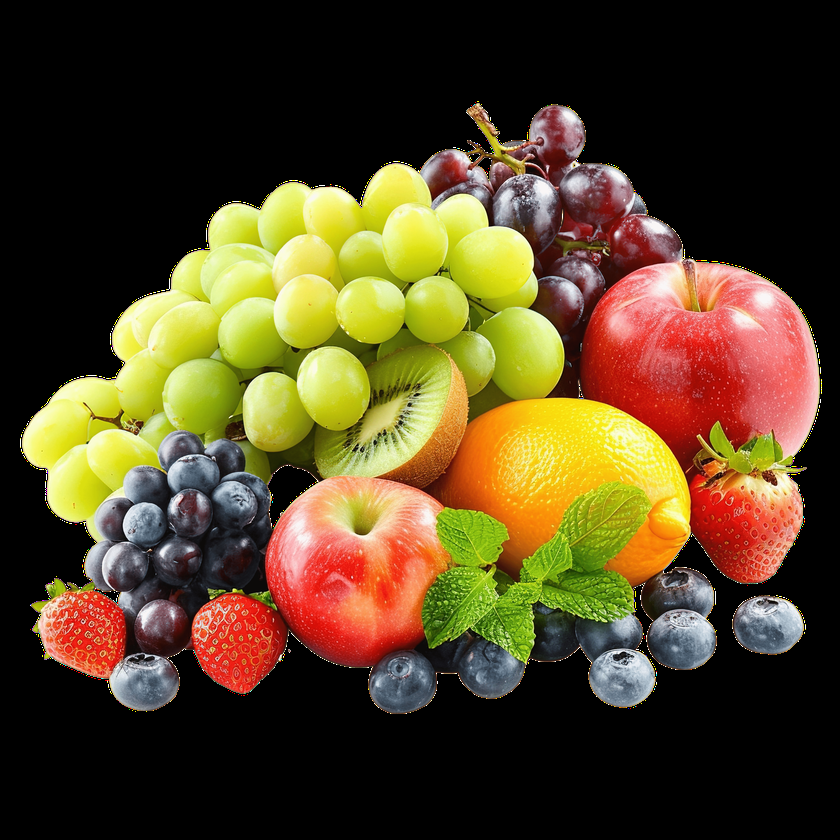
#> input picture OpenCV/fruits.png, 840 x 840 px, shrunk from 4096 x 4096 before the run, found by its file name
$ jupyter execute 'Lec 4- Playing with RGB channels.ipynb'
#> lines starting #> are read from the running program, lines starting #| are printed output that depends on the picture
[cell 1]
import cv2

img=cv2.imread('/Users/priyanshugupta/Desktop/OpenCV/fruits.png')
#> img is the input picture: shape (840, 840, 3); mean B, G, R 35.6, 67.8, 84.4
img.shape
#> Out = (840, 840, 3)

[cell 2]
img[:,:,0]=0 ## Blue channel set to 0 --> greenish color
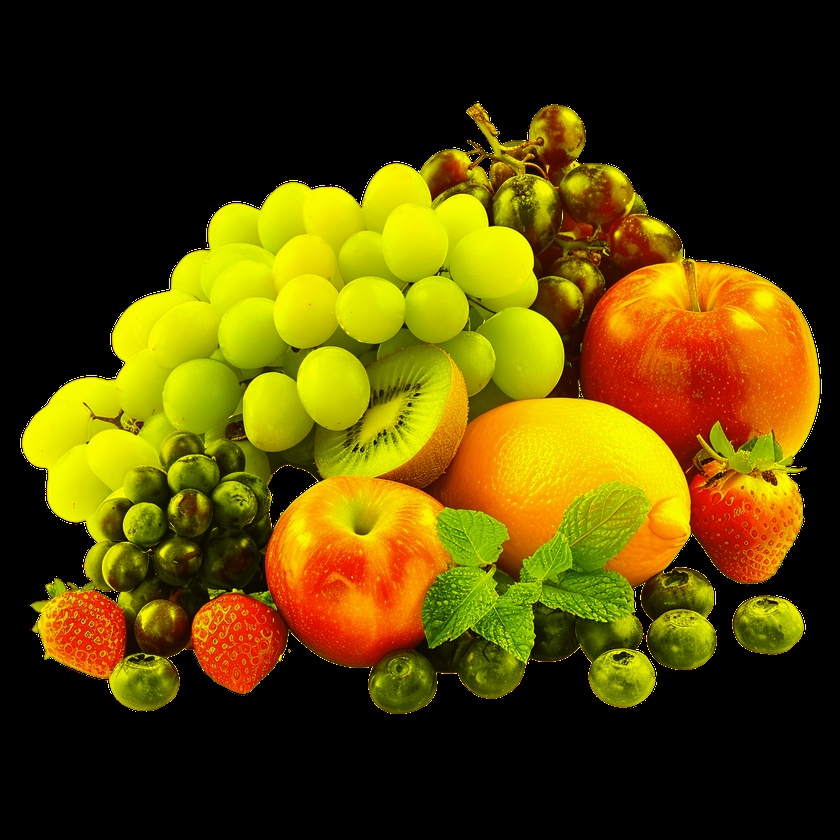
#> img: shape (840, 840, 3); mean B, G, R 0, 67.8, 84.4

[cell 3]
cv2.imshow('window',img)
cv2.waitKey(19)

[cell 4]
img=cv2.imread('/Users/priyanshugupta/Desktop/OpenCV/fruits.png')
img.shape
#> Out = (840, 840, 3)

[cell 5]
img[:,:,1]=0 ## green channel to 0 --> purplish color
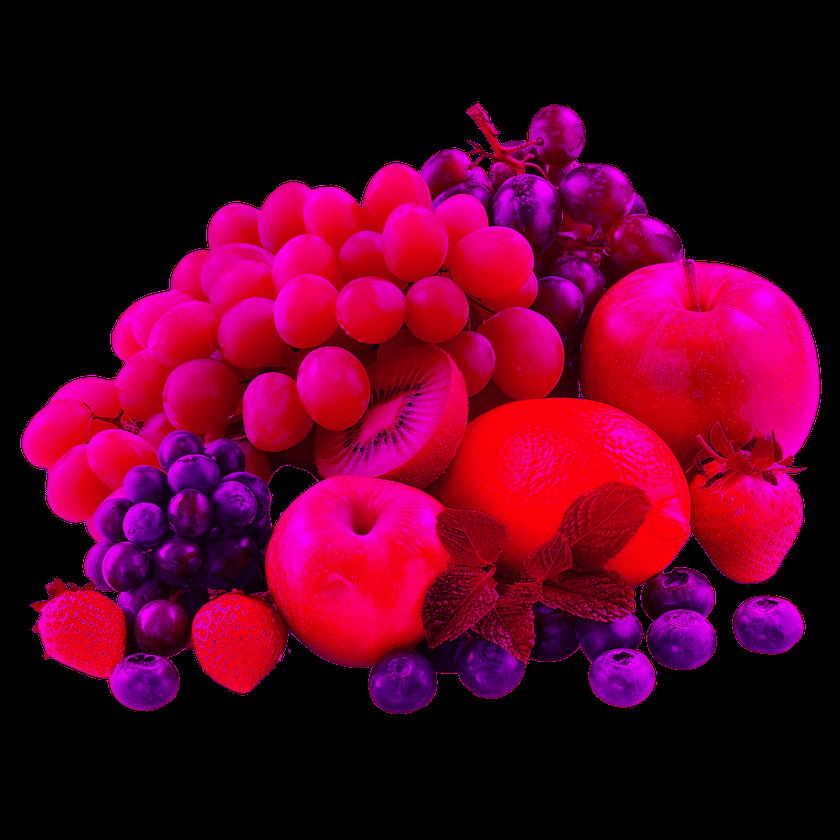
#> img: shape (840, 840, 3); mean B, G, R 35.6, 0, 84.4

[cell 6]
cv2.imshow('window',img)
cv2.waitKey(19)

[cell 7]
img=cv2.imread('/Users/priyanshugupta/Desktop/OpenCV/fruits.png')
img.shape
#> Out = (840, 840, 3)

[cell 8]
img[:,:,2]=0 ## red channel to 0 --> blue and green makes light bluish color
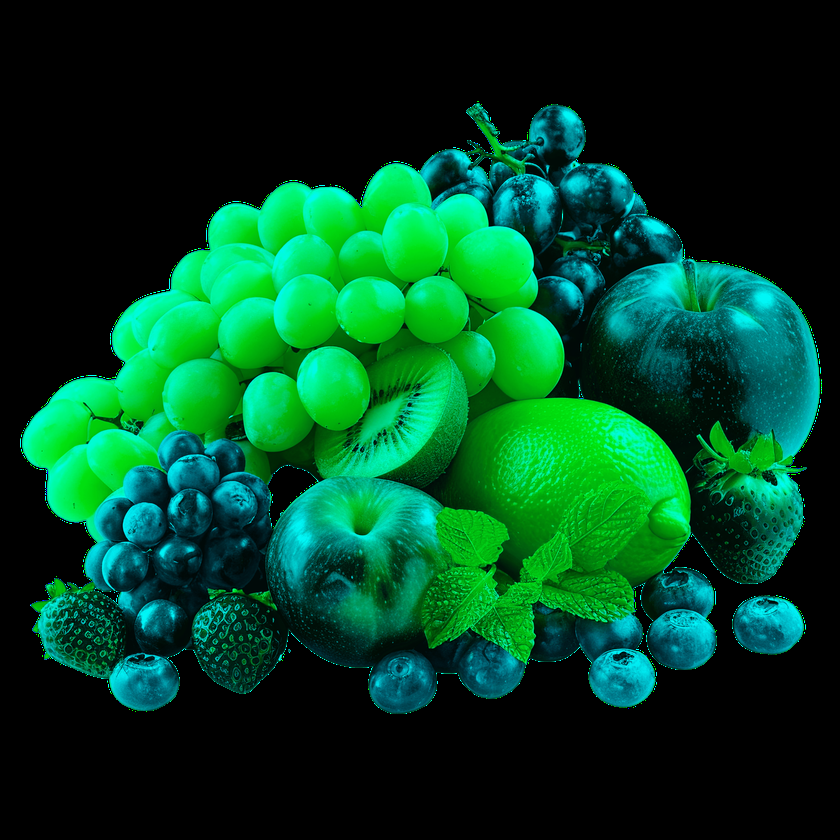
#> img: shape (840, 840, 3); mean B, G, R 35.6, 67.8, 0

[cell 9]
cv2.imshow('window',img)
cv2.waitKey(19)

[cell 10]
img=cv2.imread('/Users/priyanshugupta/Desktop/OpenCV/fruits.png')
img.shape
#> Out = (840, 840, 3)

[cell 11]
imgBlue=img[:,:,0]
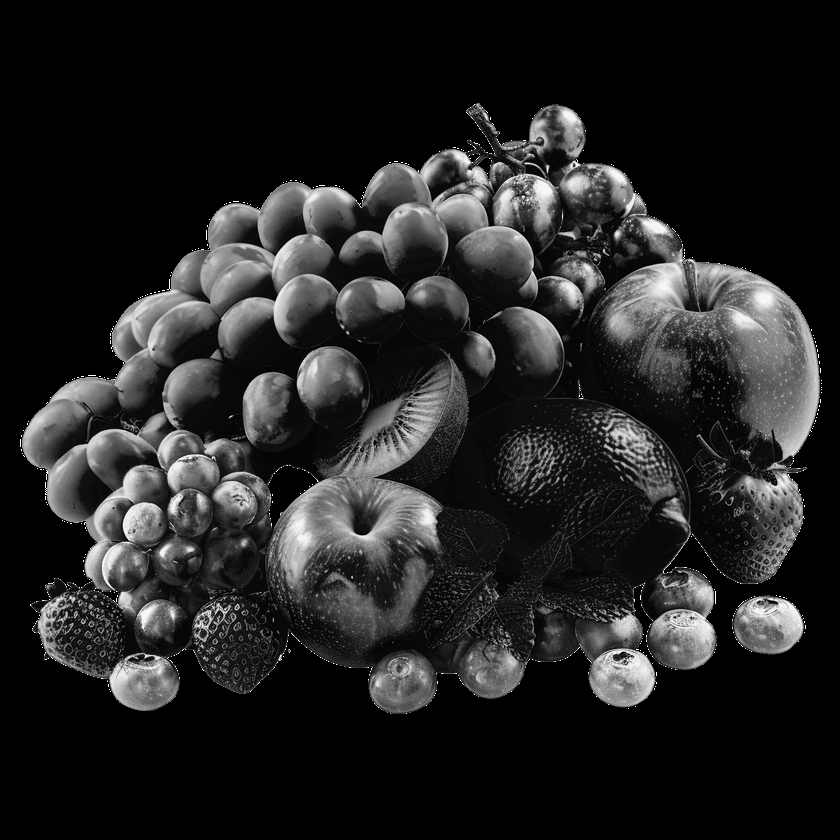
#> imgBlue: shape (840, 840); min 0, max 255, mean 35.6
imgGreen=img[:,:,1]
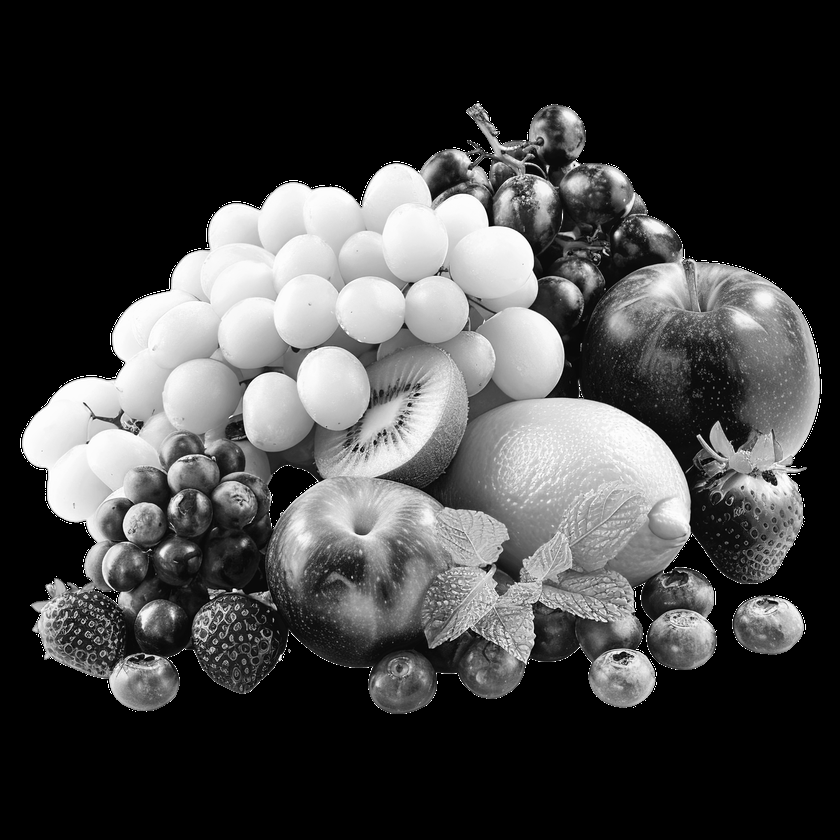
#> imgGreen: shape (840, 840); min 0, max 255, mean 67.8
imgRed=img[:,:,2]
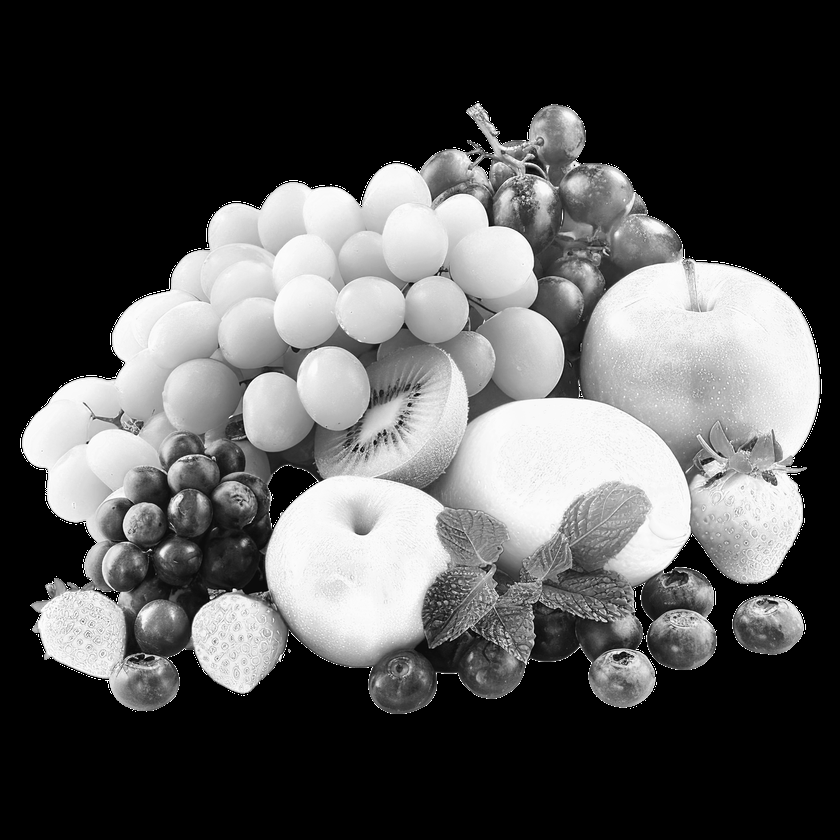
#> imgRed: shape (840, 840); min 0, max 255, mean 84.4

[cell 12]
import numpy as np
new_img=np.hstack((imgBlue,imgGreen,imgRed))
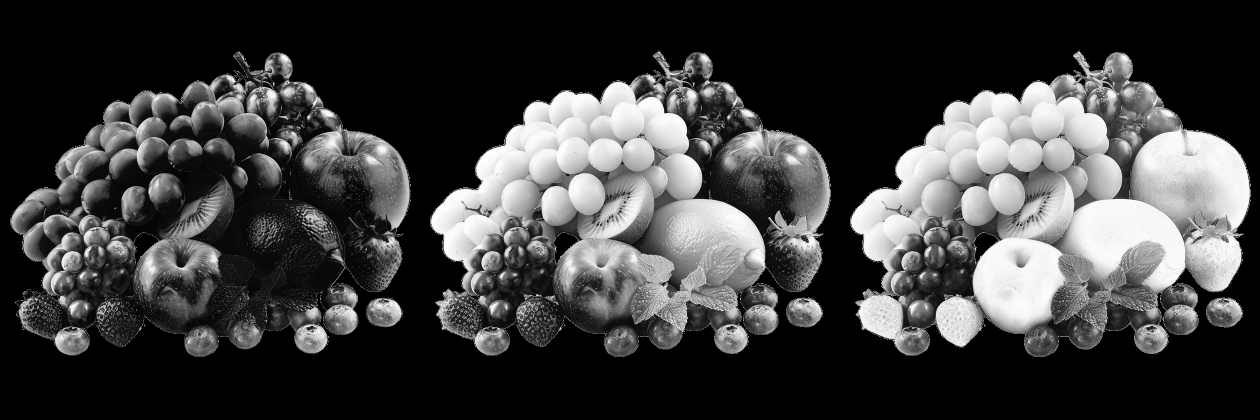
#> new_img: shape (840, 2520) (shown at 1/2 size); min 0, max 255, mean 62.6

$ run again, with OpenCV/airplane.png copied over OpenCV/fruits.png
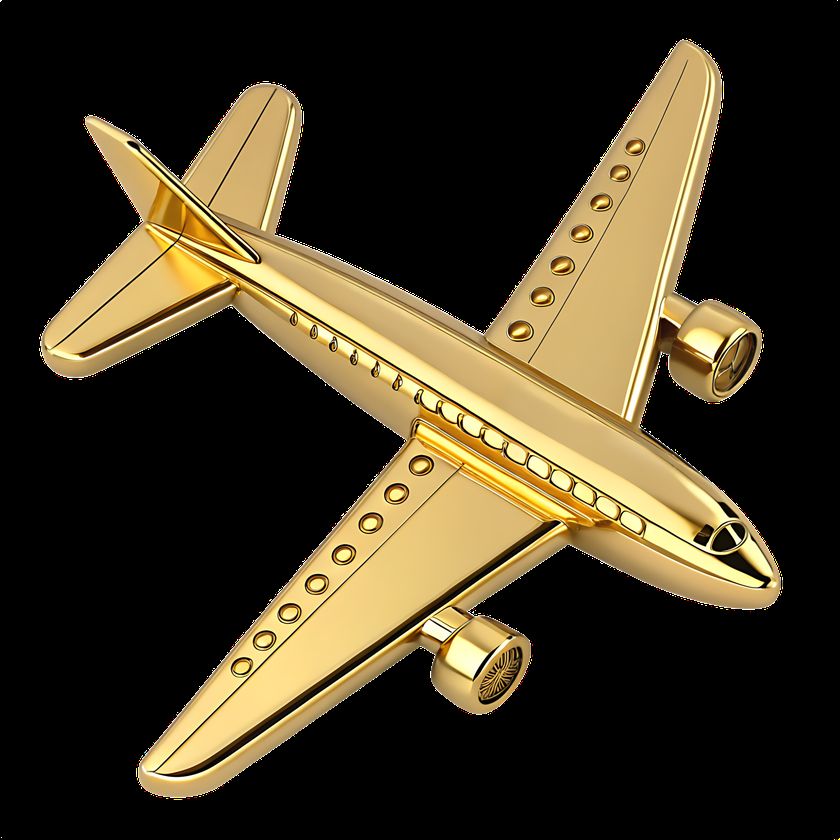
#> input picture OpenCV/airplane.png, 840 x 840 px, shrunk from 3072 x 3072 before the run, found by its file name
#> img is the input picture: shape (840, 840, 3); mean B, G, R 34, 55, 64.7
#> `img[:,:,2]=0`:
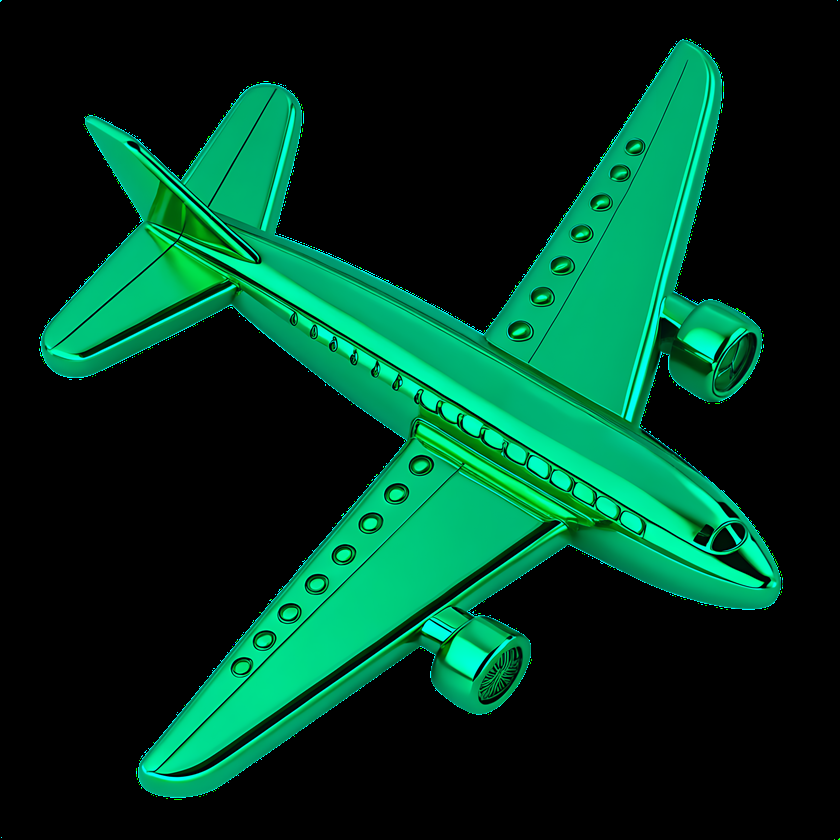
#> img: shape (840, 840, 3); mean B, G, R 34, 55, 0
#> `new_img=np.hstack((imgBlue,imgGreen,imgRed))`:
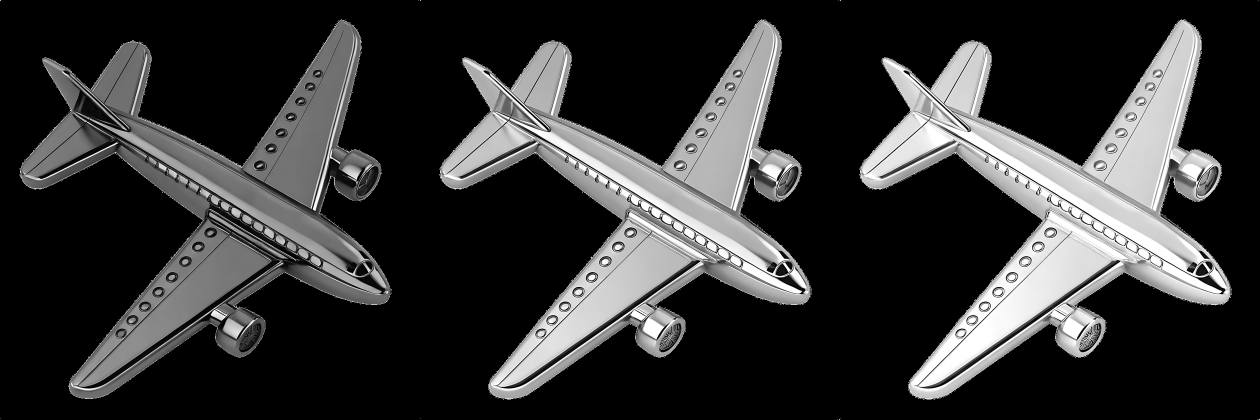
#> new_img: shape (840, 2520) (shown at 1/2 size); min 0, max 255, mean 51.2
